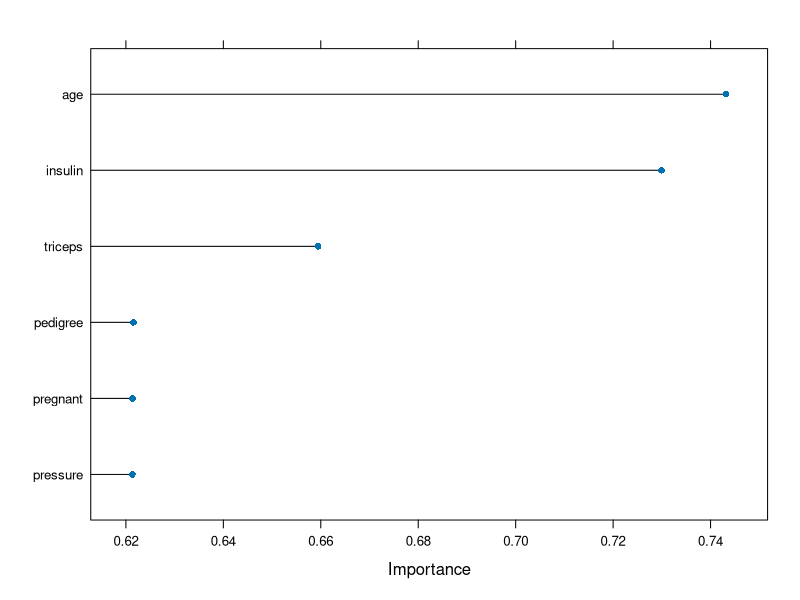

Here is the R script that generated this plot:
## ---- chunk 1
if (!require(caret)){
  install.packages("caret")
}
library("caret")

if (!require(mlbench)){
  install.packages("mlbench")
}
library("mlbench")

# Notebook will be revised when FSelector decides to play nicely with Apple M chips
#if (!require(FSelector)){
#  install.packages("FSelector")
#}
#library("FSelector")
## ---- chunk 2
library(caret)
library(mlbench)
data("PimaIndiansDiabetes2")
df <- PimaIndiansDiabetes2[complete.cases(PimaIndiansDiabetes2[]),]
corMatrix <- cor(df[,1:7])
findCorrelation(corMatrix, cutoff=0.5, verbose=TRUE)
## ---- chunk 3
df <- df[,-c(2,6)]
## ---- chunk 4
ctrl <- trainControl(method="repeatedcv", repeats=5)
model <- train(diabetes~., data=df, method="knn", preProcess="scale", trControl=ctrl)
importance <- varImp(model, scale=FALSE)
importance
plot(importance)
## ---- chunk 5
df <- PimaIndiansDiabetes2[complete.cases(PimaIndiansDiabetes2[]),]
ctrl <- rfeControl(functions=rfFuncs, method="cv", number=10)
rfe_out <- rfe(df[,1:7], df[,8], sizes=c(1:7), rfeControl=ctrl)
rfe_out
## ---- chunk 6
#library(FSelector)
#var_scores <- random.forest.importance(diabetes~., df)
#var_scores
